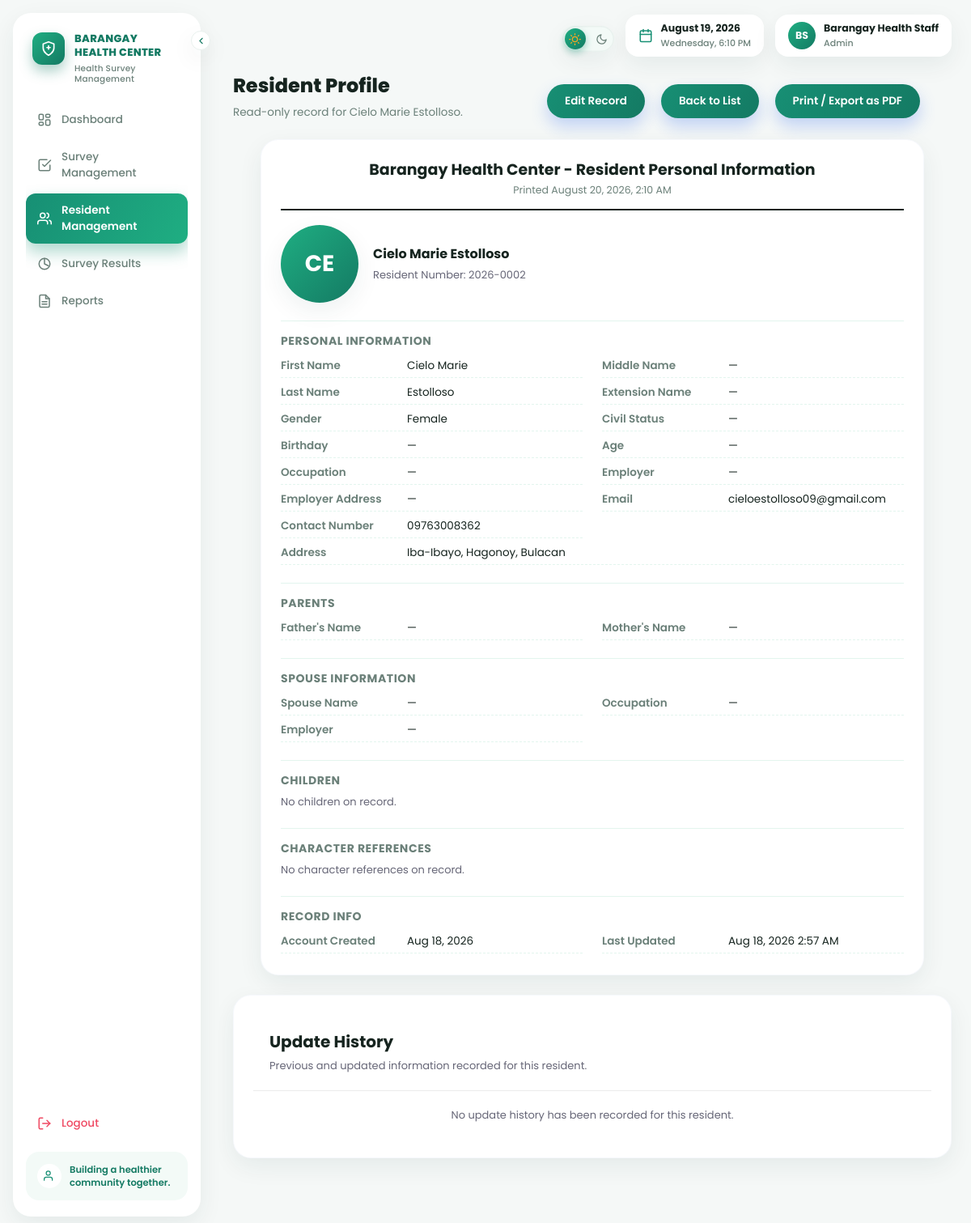
The page /staff/resident_view.php?resident_id=2 (signed in) on the database its author committed.
### tables this page shows
CREATE TABLE IF NOT EXISTS residents (

    resident_id INT AUTO_INCREMENT PRIMARY KEY,

    resident_number VARCHAR(20) NOT NULL UNIQUE,

    first_name VARCHAR(50) NOT NULL,

    last_name VARCHAR(50) NOT NULL,

    middle_name VARCHAR(50),

    extension_name VARCHAR(10),

    gender ENUM(
        'Male',
        'Female'
    ) DEFAULT NULL,

    civil_status ENUM(
        'Single',
        'Married',
        'Widowed',
        'Separated',
        'Divorced'
    ) DEFAULT NULL,

    email VARCHAR(100),

    contact_number VARCHAR(20),

    address VARCHAR(150),

    birthday DATE DEFAULT NULL,

    age INT DEFAULT NULL,

    occupation VARCHAR(100),

    employer VARCHAR(100),

    employer_address VARCHAR(150),

    father_name VARCHAR(100),

    mother_name VARCHAR(100),

    spouse_name VARCHAR(100),

    spouse_occupation VARCHAR(100),

    spouse_employer VARCHAR(100),

    reference1_name VARCHAR(100),

    reference1_signature VARCHAR(100),

    reference2_name VARCHAR(100),

    reference2_signature VARCHAR(100),

    photo VARCHAR(255) DEFAULT NULL,

    status ENUM(
        'active',
        'archived'
    ) NOT NULL DEFAULT 'active',

    password VARCHAR(255) NOT NULL,

    is_first_login TINYINT(1) NOT NULL DEFAULT 1,

    created_at TIMESTAMP DEFAULT CURRENT_TIMESTAMP,

    updated_at TIMESTAMP
        DEFAULT CURRENT_TIMESTAMP
        ON UPDATE CURRENT_TIMESTAMP

);

### includes/functions.php (called while the page is built, shortened)
<?php
function e($string) {
    return htmlspecialchars($string ?? "", ENT_QUOTES, "UTF-8");
}
function full_resident_name($r) {
    $parts = [
        $r["first_name"] ?? "",
        $r["middle_name"] ?? "",
        $r["last_name"] ?? "",
    ];
    $name = trim(preg_replace("/\s+/", " ", implode(" ", array_filter($parts, fn($p) => trim((string)$p) !== ""))));
    return $name;
}
function resident_photo_url($photo) {
    if (empty($photo)) return null;
    return RESIDENT_PHOTO_URL . rawurlencode($photo);
}
function format_date_display($date) {
    if (empty($date)) return "&mdash;";
    try {
        return (new DateTime($date))->format("M d, Y");
    } catch (Exception $e) {
        return e($date);
    }
}
?>

### staff/resident_view.php (the view, shortened to what this page needs)
<?php
require_once __DIR__ . "/../includes/functions.php";
$resident_id =
    filter_input(
        INPUT_GET,
        "resident_id",
        FILTER_VALIDATE_INT
    );
$stmt =
    $conn->prepare("
        SELECT *
        FROM residents
        WHERE resident_id = ?
        LIMIT 1
    ");
$stmt->bind_param(
    "i",
    $resident_id
);
$stmt->execute();
$resident =
    $stmt
        ->get_result()
        ->fetch_assoc();
$display_name =
    full_resident_name(
        $resident
    );
$photo_url =
    resident_photo_url(
        $resident["photo"] ?? ""
    );
$initials =
    strtoupper(
        substr(
            $resident["first_name"] ?? "",
            0,
            1
        ) .
        substr(
            $resident["last_name"] ?? "",
            0,
            1
        )
    );
$parents = [
    "father_name" =>
        $resident["father_name"] ?? "",
    "mother_name" =>
        $resident["mother_name"] ?? ""
];
$spouse = [
    "spouse_name" =>
        $resident["spouse_name"] ?? "",
    "occupation" =>
        $resident["spouse_occupation"] ?? "",
    "employer" =>
        $resident["spouse_employer"] ?? ""
];
$children = [];
$references = [
    [
        "reference_name" =>
            $resident["reference1_name"] ?? "",
        "signature" =>
            $resident["reference1_signature"] ?? "",
        "reference_order" =>
            1
    ],
    [
        "reference_name" =>
            $resident["reference2_name"] ?? "",
        "signature" =>
            $resident["reference2_signature"] ?? "",
        "reference_order" =>
            2
    ]
];
$references = array_values(
    array_filter(
        $references,
        function ($reference) {
            return
                trim(
                    (string) (
                        $reference["reference_name"] ?? ""
                    )
                ) !== ""
                ||
                trim(
                    (string) (
                        $reference["signature"] ?? ""
                    )
                ) !== "";
        }
    )
);
$history = [];
?>
<!DOCTYPE html>
<html lang="en">
<head>
<link
    rel="stylesheet"
    href="../assets/css/style.css?v=<?= filemtime(__DIR__ . "/../assets/css/style.css") ?>"
>
</head>
<body>
<?php
include __DIR__ . "/../includes/staff_nav.php";
?>
<div class="container">
<?php
include __DIR__ . "/../includes/staff_topbar.php";
?>
<div
    class="welcome-header no-print"
>
    <div>
        <h1>
            Resident Profile
        </h1>
        <p>
            Read-only record for
            <?= e($display_name) ?>.
        </p>
    </div>
    <div
        class="table-actions-res"
    >
        <a
            class="btn"
            href="resident_edit.php?resident_id=<?= $resident_id ?>"
        >
            Edit Record
        </a>
        <a
            class="btn"
            href="resident_management.php"
        >
            Back to List
        </a>
        <button
            type="button"
            class="btn"
            onclick="window.print()"
        >
            Print / Export as PDF
        </button>
    </div>
</div>
<div
    class="card print-sheet"
>
    <div
        class="print-header"
    >
        <h1>
            Barangay Health Center -
            Resident Personal Information
        </h1>
        <p>
            Printed
            <?= date("F j, Y, g:i A") ?>
        </p>
    </div>
    <div
        class="photo-uploader"
        style="margin-bottom:16px;"
    >
        <div
            class="avatar-lg"
        >
            <?php if (
                $photo_url
            ): ?>
                <img
                    src="<?= e($photo_url) ?>"
                    alt="Resident photo"
                >
            <?php else: ?>
                <?= e($initials) ?>
            <?php endif; ?>
        </div>
        <div>
            <strong
                style="font-size:16px;"
            >
                <?= e(
                    $display_name
                ) ?>
            </strong>
            <br>
            <span
                style="
                    color:#667;
                    font-size:13px;
                "
            >
                Resident Number:
                <?= e(
                    $resident[
                        "resident_number"
                    ]
                ) ?>
            </span>
        </div>
    </div>
    <div
        class="form-section-title"
    >
        Personal Information
    </div>
    <div
        class="print-info-grid"
    >
        <div class="info-row">
            <strong>
                First Name
            </strong>
            <span>
                <?= e(
                    $resident["first_name"] ?? ""
                ) ?: "—" ?>
            </span>
        </div>
        <div class="info-row">
            <strong>
                Middle Name
            </strong>
            <span>
                <?= e(
                    $resident["middle_name"] ?? ""
                ) ?: "—" ?>
            </span>
        </div>
        <div class="info-row">
            <strong>
                Last Name
            </strong>
            <span>
                <?= e(
                    $resident["last_name"] ?? ""
                ) ?: "—" ?>
            </span>
        </div>
        <div class="info-row">
            <strong>
                Extension Name
            </strong>
            <span>
                <?= e(
                    $resident["extension_name"] ?? ""
                ) ?: "—" ?>
            </span>
        </div>
        <div class="info-row">
            <strong>
                Gender
            </strong>
            <span>
                <?= e(
                    $resident["gender"] ?? ""
                ) ?: "—" ?>
            </span>
        </div>
        <div class="info-row">
            <strong>
                Civil Status
            </strong>
            <span>
                <?= e(
                    $resident["civil_status"] ?? ""
                ) ?: "—" ?>
            </span>
        </div>
        <div class="info-row">
            <strong>
                Birthday
            </strong>
            <span>
                <?= format_date_display(
                    $resident["birthday"] ?? null
                ) ?>
            </span>
        </div>
        <div class="info-row">
            <strong>
                Age
            </strong>
            <span>
                <?= $resident["age"] !== null &&
                    $resident["age"] !== ""
                    ? e($resident["age"])
                    : "—"
                ?>
            </span>
        </div>
        <div class="info-row">
            <strong>
                Occupation
            </strong>
            <span>
                <?= e(
                    $resident["occupation"] ?? ""
                ) ?: "—" ?>
            </span>
        </div>
        <div class="info-row">
            <strong>
                Employer
            </strong>
            <span>
                <?= e(
                    $resident["employer"] ?? ""
                ) ?: "—" ?>
            </span>
        </div>
        <div class="info-row">
            <strong>
                Employer Address
            </strong>
            <span>
                <?= e(
                    $resident["employer_address"] ?? ""
                ) ?: "—" ?>
            </span>
        </div>
        <div class="info-row">
            <strong>
                Email
            </strong>
            <span>
                <?= e(
                    $resident["email"] ?? ""
                ) ?: "—" ?>
            </span>
        </div>
        <div class="info-row">
            <strong>
                Contact Number
            </strong>
            <span>
                <?= e(
                    $resident["contact_number"] ?? ""
                ) ?: "—" ?>
            </span>
        </div>
        <div
            class="info-row"
            style="grid-column:1/-1;"
        >
            <strong>
                Address
            </strong>
            <span>
                <?= e(
                    $resident["address"] ?? ""
                ) ?: "—" ?>
            </span>
        </div>
    </div>
    <div
        class="form-section-title"
    >
        Parents
    </div>
    <div
        class="print-info-grid"
    >
        <div class="info-row">
            <strong>
                Father's Name
            </strong>
            <span>
                <?= e(
                    $parents["father_name"]
                ) ?: "—" ?>
            </span>
        </div>
        <div class="info-row">
            <strong>
                Mother's Name
            </strong>
            <span>
                <?= e(
                    $parents["mother_name"]
                ) ?: "—" ?>
            </span>
        </div>
    </div>
    <div
        class="form-section-title"
    >
        Spouse Information
    </div>
    <div
        class="print-info-grid"
    >
        <div class="info-row">
            <strong>
                Spouse Name
            </strong>
            <span>
                <?= e(
                    $spouse["spouse_name"]
                ) ?: "—" ?>
            </span>
        </div>
        <div class="info-row">
            <strong>
                Occupation
            </strong>
            <span>
                <?= e(
                    $spouse["occupation"]
                ) ?: "—" ?>
            </span>
        </div>
        <div class="info-row">
            <strong>
                Employer
            </strong>
            <span>
                <?= e(
                    $spouse["employer"]
                ) ?: "—" ?>
            </span>
        </div>
    </div>
    <div
        class="form-section-title"
    >
        Children
    </div>
    <?php if (
        count($children) === 0
    ): ?>
        <p
            style="
                font-size:13px;
                color:#667;
            "
        >
            No children on record.
        </p>
    <?php endif; ?>
    <div
        class="form-section-title"
    >
        Character References
    </div>
    <?php if (
        count($references) === 0
    ): ?>
        <p
            style="
                font-size:13px;
                color:#667;
            "
        >
            No character references on record.
        </p>
    <?php endif; ?>
    <div
        class="form-section-title"
    >
        Record Info
    </div>
    <div
        class="print-info-grid"
    >
        <div class="info-row">
            <strong>
                Account Created
            </strong>
            <span>
                <?= format_date_display(
                    $resident["created_at"]
                        ? substr(
                            $resident["created_at"],
                            0,
                            10
                        )
                        : null
                ) ?>
            </span>
        </div>
        <div class="info-row">
            <strong>
                Last Updated
            </strong>
            <span>
                <?= $resident["updated_at"]
                    ? e(
                        date(
                            "M d, Y g:i A",
                            strtotime(
                                $resident["updated_at"]
                            )
                        )
                    )
                    : "—"
                ?>
            </span>
        </div>
    </div>
</div>
<div
    class="resident-update-history"
>
    <div
        class="card"
    >
        <div
            class="resident-update-history-header"
        >
            <div>
                <h2>
                    Update History
                </h2>
                <p>
                    Previous and updated information recorded for this resident.
                </p>
            </div>
        </div>
        <?php if (
            count($history) === 0
        ): ?>
            <div
                class="resident-history-empty"
                style="
                    padding:20px;
                    text-align:center;
                    color:#667;
                    font-size:13px;
                "
            >
                No update history has been recorded
                for this resident.
            </div>
        <?php endif; ?>
    </div>
</div>
</div>
</body>
</html>

### rows shown on the page
residents: initials "CE", resident_number "2026-0002", first_name "Cielo Marie", middle_name "—", last_name "Estolloso", extension_name "—", gender "Female", civil_status "—", birthday "—", occupation "—", employer "—", employer_address "—", email "cieloestolloso09@gmail.com", contact_number "09763008362", address "Iba-Ibayo, Hagonoy, Bulacan", father_name+mother_name "—", created_at "Aug 18, 2026", updated_at "Aug 18, 2026 2:57 AM"

### other values the page prints
$staff_initials "BS"
$_SESSION["staff_name"] "Barangay Health Staff"
$_SESSION["staff_role"] "Admin"
$display_name "Cielo Marie Estolloso"
